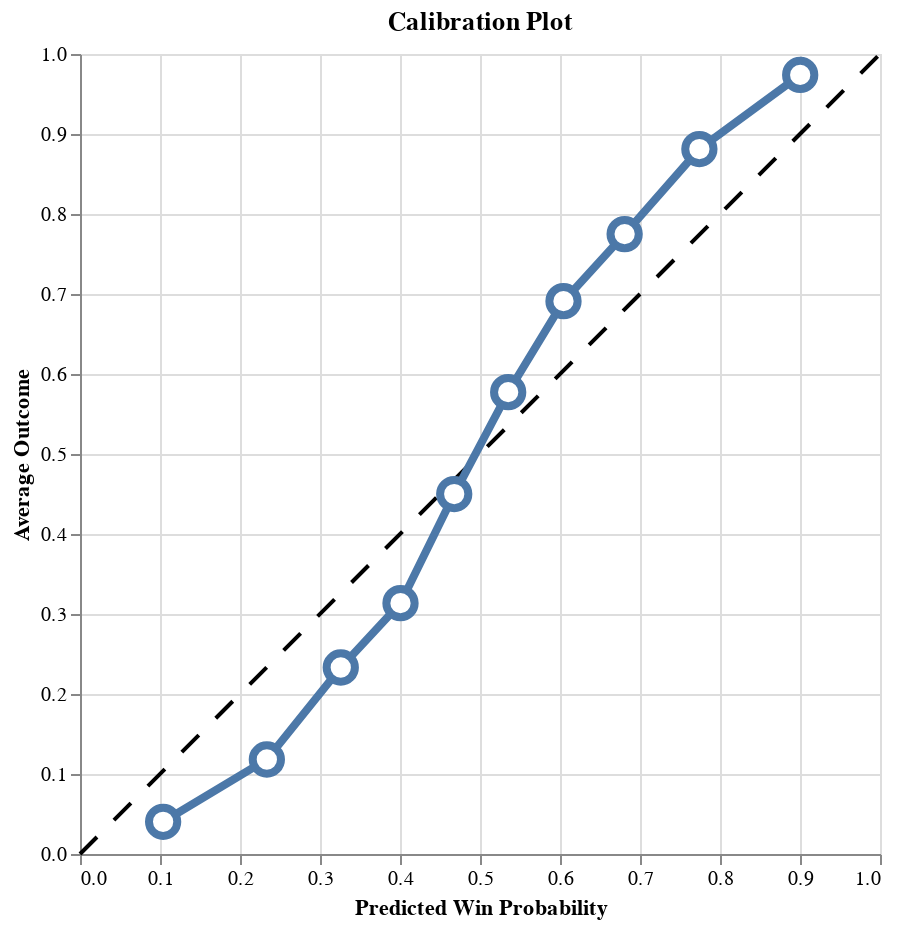

Notebook source saved alongside this figure:
### Code cell
self.plot_calibration()

### Figure 1 — Vega-Lite specification as saved in the notebook (floating-point values rounded to 4 significant figures)
{"config": {"view": {"continuousWidth": 300, "continuousHeight": 300}}, "layer": [{"data": {"name": "data-42f50405073b2dbe8396db6b7dd2f6be"}, "mark": {"type": "line", "color": "black", "strokeDash": [12, 12]}, "encoding": {"x": {"field": "x", "type": "quantitative"}, "y": {"field": "y", "type": "quantitative"}}}, {"data": {"name": "data-603d7ddd0f52ce4c1af1ff79b996f920"}, "mark": {"type": "line", "strokeWidth": 4}, "encoding": {"x": {"field": "win_prob_midpoint", "title": "Predicted Win Probability", "type": "quantitative"}, "y": {"field": "avg_outcome", "title": "Average Outcome", "type": "quantitative"}}}, {"data": {"name": "data-603d7ddd0f52ce4c1af1ff79b996f920"}, "mark": {"type": "point", "fill": "white", "opacity": 1, "size": 200, "strokeWidth": 4}, "encoding": {"x": {"field": "win_prob_midpoint", "type": "quantitative"}, "y": {"field": "avg_outcome", "type": "quantitative"}}}], "height": 400, "title": "Calibration Plot", "width": 400, "$schema": "https://vega.github.io/schema/vega-lite/v5.20.1.json", "datasets": {"data-42f50405073b2dbe8396db6b7dd2f6be": [{"x": 0, "y": 0}, {"x": 1, "y": 1}], "data-603d7ddd0f52ce4c1af1ff79b996f920": [{"avg_outcome": 0.04026, "win_prob_midpoint": 0.1039}, {"avg_outcome": 0.1181, "win_prob_midpoint": 0.2336}, {"avg_outcome": 0.2331, "win_prob_midpoint": 0.326}, {"avg_outcome": 0.3136, "win_prob_midpoint": 0.4006}, {"avg_outcome": 0.4499, "win_prob_midpoint": 0.4678}, {"avg_outcome": 0.5773, "win_prob_midpoint": 0.5352}, {"avg_outcome": 0.691, "win_prob_midpoint": 0.6044}, {"avg_outcome": 0.7749, "win_prob_midpoint": 0.6808}, {"avg_outcome": 0.8812, "win_prob_midpoint": 0.7742}, {"avg_outcome": 0.9739, "win_prob_midpoint": 0.9002}]}}
